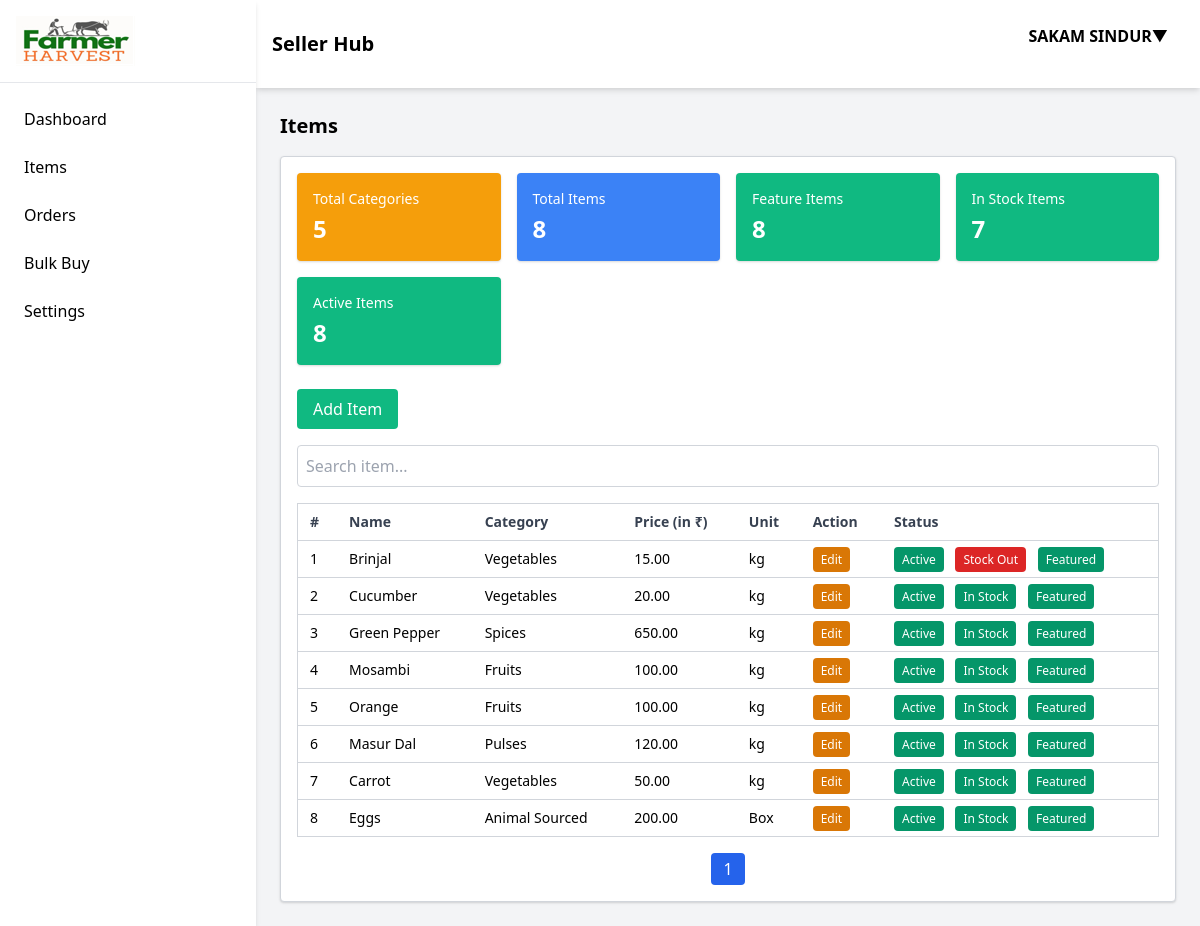
Page /accounts/items/ (signed in) on the committed database.
### omsapp/models.py (models this page shows, shortened)
class CustomUser(AbstractUser):
    id=AutoField(primary_key=True)
    """"Basic details"""
    userType = CharField(max_length=20, choices=USERTYPES)
    first_name = CharField(max_length=50)#name
    last_name = CharField(max_length=50)#displayname
    org_name=CharField(max_length=50, default='', blank=True)#business name
    email = EmailField(max_length=50, default='', blank=True)#not mandatory
    phone = CharField(max_length=12, unique=True)
    phone1 = CharField(max_length=12, default='', blank=True)
    gstin = CharField(max_length=15, default='', blank=True)
    supply_place = CharField(max_length=70, choices=STATES)
    gst_tmt = CharField(max_length=20, choices=GST_TREATMENT)#gst treatment
    """Billing Address"""
    contactPerson = CharField(max_length=50, null=True, blank=True)
    contactNo = CharField(max_length=15, null=True, blank=True)
    userAddress = CharField(max_length=200,null=True)
    userCity = CharField(max_length=50,null=True)
    userState = CharField(max_length=20, choices=STATES,null=True)
    pinCode = CharField(max_length=6,null=True)
    """Shipping Address"""
    contactPerson1 = CharField(max_length=50, null=True, blank=True)
    contactNo1 = CharField(max_length=15, null=True, blank=True)
    userAddress1 = CharField(max_length=200,null=True)
    userCity1 = CharField(max_length=50,null=True)
    userState1 = CharField(max_length=20, choices=STATES,null=True)
    pinCode1 = CharField(max_length=6,null=True)
    userNote = CharField(max_length=300,null=True, blank=True)#remarks from user
    """Account attributes"""
    password = CharField(max_length=20, default='Admin@1234')
    userApproved = BooleanField(null=True)
    approvedOn = DateField(null=True)
    isActive=BooleanField(null=True)
    activatedOn=DateField(null=True)
    deactivateRemark = CharField(max_length=100, null=True,blank=True)
    bill_address_lat = FloatField(null=True, blank=True)
    bill_address_long = FloatField(null=True, blank=True)
    ship_address_lat = FloatField(null=True, blank=True)
    ship_address_long = FloatField(null=True, blank=True)
    USERNAME_FIELD = 'phone'
    REQUIRED_FIELDS=['first_name']

class Item(Model):
    itemID = AutoField(primary_key=True)
    itemName = CharField(max_length=200)
    itemType = CharField(max_length=20, default='')
    itemCat = CharField(max_length=200)
    itemSku = CharField(max_length=20, default='')
    itemHSNCode= CharField(max_length=15, default='')
    itemUnit = CharField(max_length=200)
    itemTaxPref=CharField(max_length=10, default='')
    itemTaxRate=CharField(max_length=10, default='')
    itemCostPrice=DecimalField(max_digits=10, decimal_places=2, default=0)
    itemPrice = DecimalField(max_digits=10, decimal_places=2)
    itemImg = ImageField(upload_to='static/')
    itemActive = BooleanField(default=True)
    itemInStock = BooleanField(default=True)
    stockValue = IntegerField(default=0)
    marketType = CharField(max_length=20, default='All')
    featureItem = BooleanField(default=True)
    itemDesc = CharField(max_length=200, default='')
    userID = ForeignKey(CustomUser, on_delete=CASCADE, related_name='user')

### omsapp/views.py (the view)
# urls.py: path('items/', views.item_list, name='item_list'),
def item_list(request):
    login_user_id = request.user.pk
    if request.user.is_authenticated:
        user_name = request.user.last_name
        user_approved=request.user.userApproved
        """if the user is not an FPO then the page should not be displayed"""
        if request.user.userType != '1':
            return redirect('index')
    else:
        user_name = 'Guest!'
        user_approved=''
    if login_user_id is not None:
        items = Item.objects.filter(userID_id = login_user_id)
    else:
        items = Item.objects.all()
    form = ItemForm()
    total_items = Item.objects.filter(userID_id=request.user.pk)#total items placed by the vendor/FPO
    total_featured_items = Item.objects.filter(userID_id=request.user.pk, featureItem=True).__len__()#featured items as set by the FPO
    total_item_categories = Item.objects.filter(userID_id=request.user.pk).values('itemCat').distinct().__len__()#distinct categories of items stored by the FPO
    total_instock_items = Item.objects.filter(userID_id=request.user.pk, itemInStock=True).__len__()#total in stock of items stored by the FPO
    total_active_items = Item.objects.filter(userID_id=request.user.pk, itemActive=True).__len__()#distinct categories of items stored by the FPO
    item_list_context = {
        'items': items,
        'form': form,
        'login_user':user_name,
        'user_approved':user_approved,
        'total_items':total_items,
        'total_featured_items':total_featured_items,
        'total_item_categories':total_item_categories,
        'total_instock_items':total_instock_items,
        'total_active_items':total_active_items
    }
    return render(request, 'item_list.html', context=item_list_context)

### omsapp/templates/item_list.html
{% extends 'admin-console.html' %}
{% load static %}
{% block item_list %}
<h2 class="text-xl font-semibold mb-4">Items</h2>
<div class="bg-white p-4 shadow rounded border border-gray-300">
    <div class="grid grid-cols-2 md:grid-cols-4 gap-4">
        <div class="bg-yellow-500 text-white p-4 rounded shadow">
            <h3 class="text-sm">Total Categories</h3>
            <p class="text-2xl font-semibold mt-1">{{total_item_categories}}</p>
        </div>
        <div class="bg-blue-500 text-white p-4 rounded shadow">
            <h3 class="text-sm">Total Items</h3>
            <p class="text-2xl font-semibold mt-1">{{total_items|length}}</p>
        </div>
        <div class="bg-green-500 text-white p-4 rounded shadow">
            <h3 class="text-sm">Feature Items</h3>
            <p class="text-2xl font-semibold mt-1">{{total_featured_items}}</p>
        </div>
        <div class="bg-green-500 text-white p-4 rounded shadow">
            <h3 class="text-sm">In Stock Items</h3>
            <p class="text-2xl font-semibold mt-1">{{total_instock_items}}</p>
        </div>
        <div class="bg-green-500 text-white p-4 rounded shadow">
            <h3 class="text-sm">Active Items</h3>
            <p class="text-2xl font-semibold mt-1">{{total_active_items}}</p>
        </div>
    </div>
    <br>
    <div class="flex justify-between items-center mb-4">
        {% if user_approved %}
        <a href="{% url 'item_entry' %}" class="bg-green-500 text-white px-4 py-2 rounded hover:bg-green-600">Add Item</a>
        {% else %}
        <a href="#" class="bg-green-500 text-white px-4 py-2 rounded hover:bg-green-600 disabled-inputs">Add Item</a>
        {% endif %}
    </div>
    <div class="mb-4">
        <input type="text" id="itemSearch" onkeyup="searchItems()" placeholder="Search item..." class="w-full p-2 rounded border border-gray-300 focus:outline-none">
    </div>
    <table id="itemTable" class="w-full text-left text-sm border border-gray-300 bg-white">
        <thead class="text-gray-700 border-b border-gray-300">
        <tr>
            <th class="py-2 px-3 cursor-pointer" onclick="sortTable(0, 'itemTable')">#</th>
            <th class="py-2 px-3 cursor-pointer" onclick="sortTable(1, 'itemTable')">Name</th>
            <th class="py-2 px-3 cursor-pointer" onclick="sortTable(2, 'itemTable')">Category</th>
            <th class="py-2 px-3 cursor-pointer" onclick="sortTable(3, 'itemTable')">Price (in ₹)</th>
            <th class="py-2 px-3 cursor-pointer" onclick="sortTable(4, 'itemTable')">Unit</th>
            <th class="py-2 px-3 cursor-pointer" onclick="sortTable(5, 'itemTable')">Action</th>
            <th class="py-2 px-3">Status</th>
        </tr>
        </thead>
        <tbody>
        {% for item in total_items %}
        <tr class="border-b border-gray-300 hover:bg-gray-100">
            <td class="py-2 px-3">{{forloop.counter}}</td>
            <td class="py-2 px-3">{{item.itemName}}</td>
            <td class="py-2 px-3">{{item.itemCat}}</td>
            <td class="py-2 px-3">{{item.itemPrice}}</td>
            <td class="py-2 px-3">{{item.itemUnit}}</td>
            <td class="py-2 px-3">
            <a href="{% url 'edit_item' item.itemID %}" class="px-2 py-1 text-xs rounded bg-yellow-600 text-white" data-bs-toggle="tooltip" data-bs-placement="bottom" data-bs-custom-class="custom-tooltip" data-bs-title="Edit {{item.itemName}}">
                Edit
            </a>
            </td>
            <td class="py-2 px-3 space-x-2">
            {% if item.itemActive %}
            <a class="px-2 py-1 text-xs rounded bg-green-600 text-white" href="{% url 'change_item_status' item.itemID %}">Active</a>
            {% else %}
            <a class="px-2 py-1 text-xs rounded bg-red-600 text-white" href="{% url 'change_item_status' item.itemID %}">Inactive</a>
            {% endif %}
            {% if item.itemInStock %}
            <a class="px-2 py-1 text-xs rounded bg-green-600 text-white" href="{% url 'change_item_stock' item.itemID %}">In Stock</a>
            {% else %}
            <a class="px-2 py-1 text-xs rounded bg-red-600 text-white" href="{% url 'change_item_stock' item.itemID %}">Stock Out</a>
            {% endif %}
            {% if item.featureItem %}
            <a class="px-2 py-1 text-xs rounded bg-green-600 text-white" href="{% url 'change_item_feature' item.itemID %}">Featured</a>
            {% else %}
            <a class="px-2 py-1 text-xs rounded bg-red-600 text-white" href="{% url 'change_item_feature' item.itemID %}">Featured Out</a>
            {% endif %}
            </td>
        </tr>
        {% endfor %}
        </tbody>
    </table>
    <div id="pagination" class="mt-4 flex justify-center"></div>
</div>
{% endblock %}

### omsapp/templates/admin-console.html (shortened to what this page needs)
{% load static %}
<!DOCTYPE html>
<html lang="en">
  <head>
    <link href="https://cdn.jsdelivr.net/npm/tailwindcss@2.2.19/dist/tailwind.min.css" rel="stylesheet">
  </head>
  <body class="bg-gray-100 font-sans">
    <div id="main-wrapper" class="flex h-screen overflow-y-auto">
      <div id="sidebar" class="fixed md:relative z-40 w-64 bg-white shadow-md sidebar-transition transform -translate-x-full md:translate-x-0 md:block h-full">
        <div class="p-4 text-lg font-bold border-b">
          <a href="{% url 'index' %}"><img src="{% static 'img/logo.png' %}" alt=""></a>
        </div>
        {% if user.userType == '1' %}
        <nav class="p-4 space-y-2">
          <a href="{% url 'dashboard' %}" class="block p-2 hover:bg-green-100 rounded">Dashboard</a>
          <a href="{% url 'item_list' %}" class="block p-2 hover:bg-green-100 rounded">Items</a>
          <a href="{% url 'receivedorders' %}" class="block p-2 hover:bg-green-100 rounded">Orders</a>
          <a href="{% url 'bulk-buy-supply' %}" class="block p-2 hover:bg-green-100 rounded">Bulk Buy</a>
          <a href="{% url 'user-form' %}" class="block p-2 hover:bg-green-100 rounded">Settings</a>
        </nav>
        {% elif user.userType == '0'%}
        <nav class="p-4 space-y-2">
          <a href="{% url 'user-form' %}" class="block p-2 hover:bg-green-100 rounded">Settings</a>
          <a href="{% url 'admin-master' %}" class="block p-2 hover:bg-green-100 rounded">Admin Master</a>
        </nav>
        {% else %}
        <nav class="p-4 space-y-2">
          <a href="{% url 'user-form' %}" class="block p-2 hover:bg-green-100 rounded">Settings</a>
        </nav>
        {% endif %}
      </div>
      <div class="flex-1 flex flex-col">
      <header class="bg-white shadow-md p-4 flex justify-between items-center">
        <h1 class="text-xl font-bold">
          {% if user.userType == '1' %}
          Seller Hub
          {% else %}
          My Profile
          {% endif %}
        </h1>
        <div class="flex items-center space-x-4">
          <div class="flex flex-wrap items-center gap-2 mb-4">
            <div class="relative inline-block text-left">
              <button id="dropdownBtn" onclick="toggleDropdown()" class="bg-white-600 text-black px-4 py-2 rounded hover:bg-green-100">
                <strong>{{login_user}}</strong>▼
              </button>
            </div>
          </div>
        </div>
      </header>
        <div class="p-6 overflow-y-auto flex-1">
          <section id="products">
            {% block item_list %}{% endblock %}
          </section>
        </div>
      </div>
    </div>
  </body>
</html>

### omsapp/templates/admin-console.html (style rules this page uses)
.sidebar-transition { transition: transform 0.3s ease-in-out; }

### rows in the picture
CustomUser: last_name "SAKAM SINDUR"
Item: itemName "Brinjal", itemCat "Vegetables", itemPrice "15.00", itemUnit "kg", itemActive "Active", itemInStock "Stock Out", featureItem "Featured"
Item: itemName "Cucumber", itemCat "Vegetables", itemPrice "20.00", itemUnit "kg", itemActive "Active", itemInStock "In Stock", featureItem "Featured"
Item: itemName "Green Pepper", itemCat "Spices", itemPrice "650.00", itemUnit "kg", itemActive "Active", itemInStock "In Stock", featureItem "Featured"
Item: itemName "Mosambi", itemCat "Fruits", itemPrice "100.00", itemUnit "kg", itemActive "Active", itemInStock "In Stock", featureItem "Featured"
Item: itemName "Orange", itemCat "Fruits", itemPrice "100.00", itemUnit "kg", itemActive "Active", itemInStock "In Stock", featureItem "Featured"
Item: itemName "Masur Dal", itemCat "Pulses", itemPrice "120.00", itemUnit "kg", itemActive "Active", itemInStock "In Stock", featureItem "Featured"
Item: itemName "Carrot", itemCat "Vegetables", itemPrice "50.00", itemUnit "kg", itemActive "Active", itemInStock "In Stock", featureItem "Featured"
Item: itemName "Eggs", itemCat "Animal Sourced", itemPrice "200.00", itemUnit "Box", itemActive "Active", itemInStock "In Stock", featureItem "Featured"

### other values in the picture
{{ total_item_categories }} "5"
{{ total_items|length }} "8"
{{ total_featured_items }} "8"
{{ total_instock_items }} "7"
{{ total_active_items }} "8"
